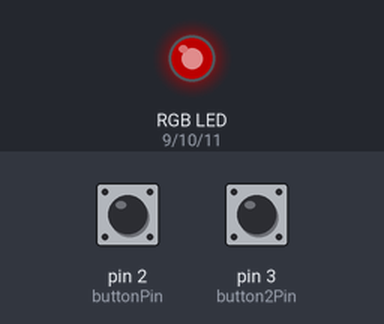
Simulated run of this sketch. Board: Arduino Uno, built with avr-gcc and run on an emulated ATmega328P. On the bench: an RGB LED mixed from three pins (HIGH = lit). The test bench sets the inputs (shaded band); at power-on: pin 2 (buttonPin) HIGH, pin 3 (button2Pin) HIGH. Dim RGB values are drawn brighter than linear.

Above: at 6.0 s.
6.1 s: pin 2 (buttonPin) pulled LOW for 3 s
At 8.8 s:
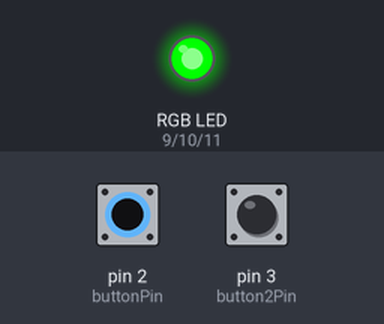
10.6 s: pin 3 (button2Pin) pulled LOW for 3 s
At 14.4 s:
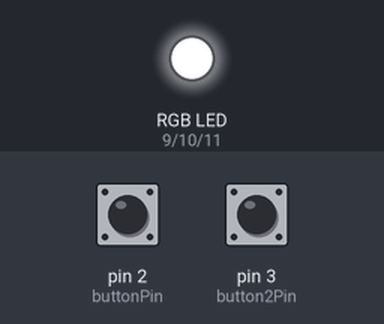
15.1 s: pin 3 (button2Pin) pulled LOW for 3 s
25.1 s: pin 3 (button2Pin) pulled LOW for 3 s
At 28.3 s:
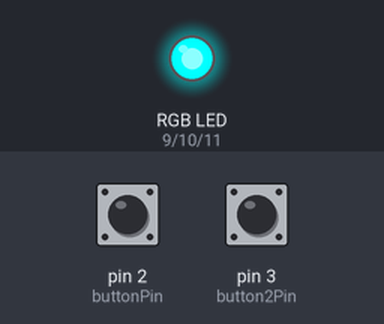
35.1 s: pin 3 (button2Pin) pulled LOW for 3 s
At 38.9 s:
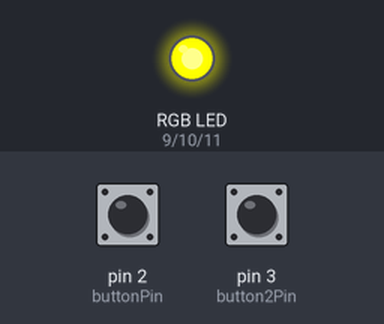
44.3 s: pin 3 (button2Pin) pulled LOW for 3 s
At 46.4 s:
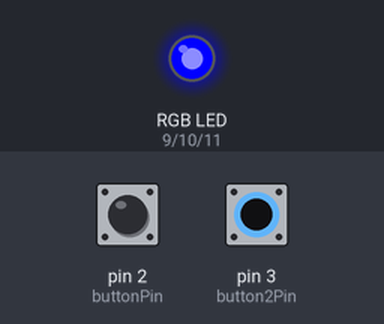
Timing chart, 0 to 55.0 s (numbered marks = the images above; inputs shaded):
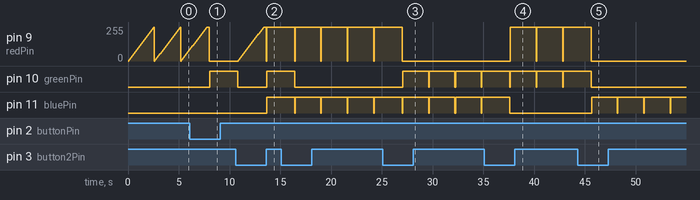

Measured:
- after the input at 6.1 s, pin 10 (greenPin): LOW → HIGH after 2.0 s
- after the input at 10.6 s, pin 11 (bluePin): LOW → HIGH after 3.1 s
- after the input at 25.1 s, pin 10 (greenPin): alternates HIGH for 2.6 s and LOW for 0.05 s, starting after 2.0 s
- after the input at 35.1 s, pin 9 (redPin): 0/255 → 255/255 after 2.6 s
- after the input at 44.3 s, pin 11 (bluePin): alternates HIGH for 2.6 s and LOW for 0.05 s, starting after 1.4 s

The sketch:

aula4atividade4.ino
```cpp
// Definição dos pinos do LED RGB
const int redPin = 9;
const int greenPin = 10;
const int bluePin = 11;


// Definição do pino do botão
const int buttonPin = 2;
const int button2Pin = 3;


// Variável para armazenar o estado atual do botão
int buttonState = HIGH;
int lastButtonState = HIGH;
int button2State = HIGH;
int lastButton2State = HIGH;


// Variável para controlar a cor atual
int colorIndex = 0;


void setup() {
  // Configura os pinos do LED como saída
  pinMode(redPin, OUTPUT);
  pinMode(greenPin, OUTPUT);
  pinMode(bluePin, OUTPUT);


  // Configura o botão com resistor interno (INPUT_PULLUP)
  pinMode(buttonPin, INPUT_PULLUP);
  pinMode(button2Pin, INPUT_PULLUP);
}


void loop() {
  // Lê o estado atual do botão
  buttonState = digitalRead(buttonPin);
  button2State = digitalRead(button2Pin);


  // Verifica se o botão foi pressionado (transição de HIGH para LOW)
  if (lastButtonState == HIGH && buttonState == LOW) {

    // Avança para a próxima cor
    colorIndex++;


    // Se passar da última cor, volta para o início
    if (colorIndex > 6) {
      colorIndex = 0;
    }


    // Pequeno delay para evitar efeito de bouncing (debounce simples)
    delay(200);
  }
  if (lastButton2State == HIGH && button2State == LOW) {

    // Avança para a próxima cor
    colorIndex--;


    // Se passar da última cor, volta para o início
    if (colorIndex < 0) {
      colorIndex = 6;
    }


    // Pequeno delay para evitar efeito de bouncing (debounce simples)
    delay(200);
  }


  // Atualiza o estado anterior do botão
  lastButtonState = buttonState;
  //int j = 255;
  for (int i = 0; i <= 255; i += 5){
    // -= 5;
    // Define a cor de acordo com o índice atual
    switch (colorIndex) {


      case 0: // Vermelho
        analogWrite(redPin,i);
        analogWrite(greenPin,0);
        analogWrite(bluePin,0);
        delay(50);
        break;


      case 1: // Verde
        digitalWrite(redPin, 0);
        digitalWrite(greenPin, i);
        digitalWrite(bluePin, 0);
        delay(50);
        break;


      case 2: // Azul
        digitalWrite(redPin, 0);
        digitalWrite(greenPin, 0);
        digitalWrite(bluePin, i);
        delay(50);
        break;


      case 3: // Amarelo (vermelho + verde)
        digitalWrite(redPin, i);
        digitalWrite(greenPin, i);
        digitalWrite(bluePin, 0);
        delay(50);
        break;


      case 4: // Ciano (verde + azul)
        digitalWrite(redPin, 0);
        digitalWrite(greenPin, i);
        digitalWrite(bluePin, i);
        delay(50);
        break;


      case 5: // Magenta (vermelho + azul)
        digitalWrite(redPin, i);
        digitalWrite(greenPin, 0);
        digitalWrite(bluePin, i);
        delay(50);
        break;


      case 6: // Branco (todas as cores)
        digitalWrite(redPin, i);
        digitalWrite(greenPin, i);
        digitalWrite(bluePin, i);
        delay(50);
        break;
    }
  }
}
```
